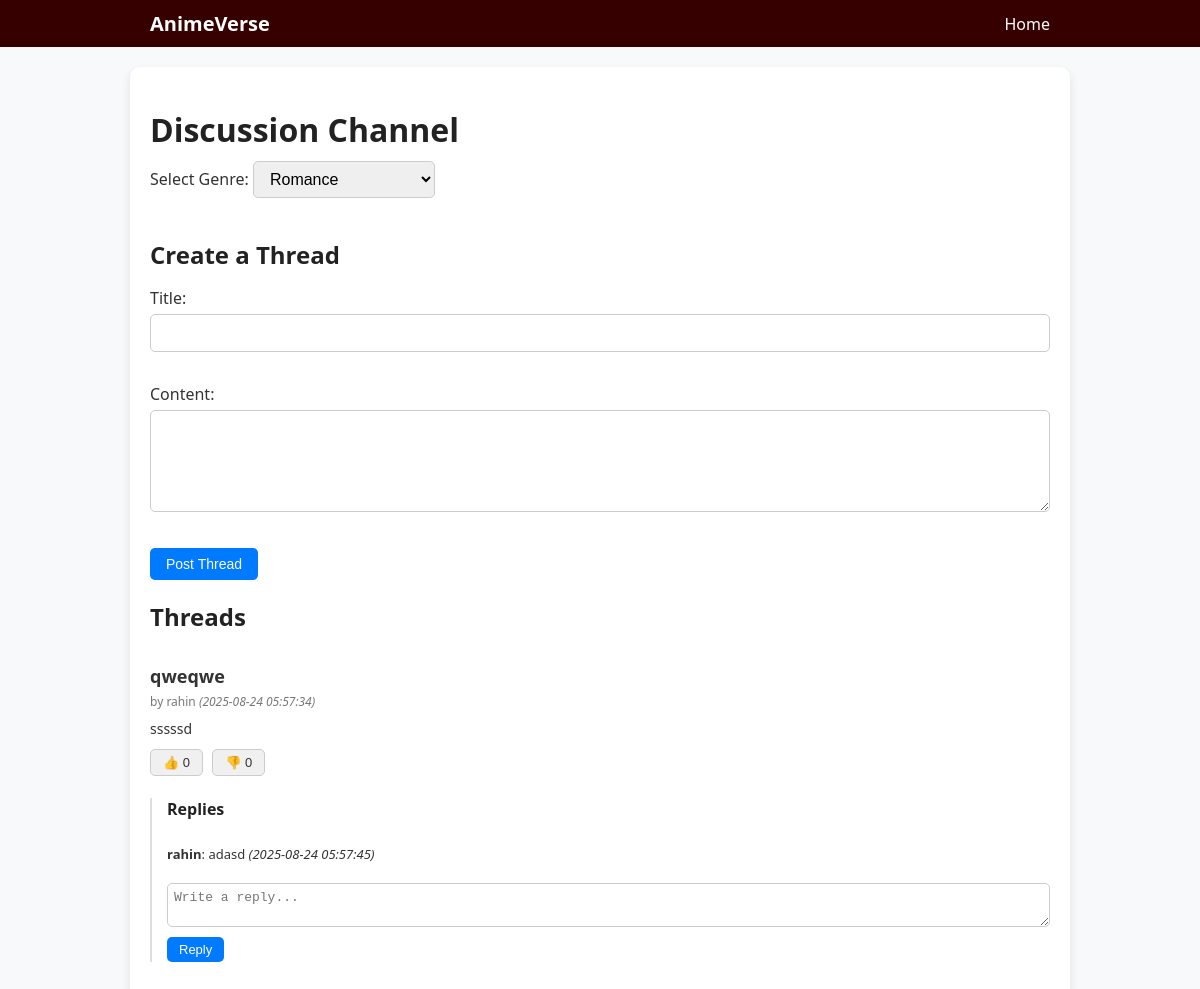
Screenshot of /controller/discussioncontroller.php?genre_id=2 (signed in) with the database file from the repository.
### tables this page shows
CREATE TABLE `genre_discussions` (
  `discussion_id` int(11) NOT NULL,
  `genre_id` int(11) DEFAULT NULL,
  `user_id` int(11) DEFAULT NULL,
  `title` varchar(150) DEFAULT NULL,
  `content` text DEFAULT NULL,
  `posted_at` timestamp NOT NULL DEFAULT current_timestamp()
);

CREATE TABLE `users` (
  `user_id` int(11) NOT NULL,
  `username` varchar(50) NOT NULL,
  `email` varchar(100) NOT NULL,
  `password_hash` varchar(255) NOT NULL,
  `profile_picture` varchar(255) DEFAULT NULL,
  `level` int(11) DEFAULT 1,
  `badge` varchar(100) DEFAULT NULL,
  `bio` text DEFAULT NULL,
  `created_at` timestamp NOT NULL DEFAULT current_timestamp(),
  `is_active` tinyint(1) DEFAULT 1
);

CREATE TABLE `thread_replies` (
  `reply_id` int(11) NOT NULL,
  `discussion_id` int(11) NOT NULL,
  `user_id` int(11) NOT NULL,
  `content` text NOT NULL,
  `replied_at` timestamp NOT NULL DEFAULT current_timestamp()
);

### controller/discussioncontroller.php (called while the page is built, shortened)
<?php
require_once __DIR__ . '/../db.php';
require_once __DIR__ . '/../model/genremodel.php';
require_once __DIR__ . '/../model/discussionmodel.php';
$genreModel = new GenreModel($pdo);
$discussionModel = new DiscussionModel($pdo);
$genres = $genreModel->getAllGenres();
$selected_genre = isset($_GET['genre_id']) ? intval($_GET['genre_id']) : 0;
$threads = [];
if ($selected_genre > 0) {
    $threads = $discussionModel->getThreadsByGenre($selected_genre);
}
require __DIR__ . '/../view/discussionview.php';

### model/genremodel.php (called while the page is built)
<?php
class GenreModel {
    private $pdo;
    public function __construct($pdo) {
        $this->pdo = $pdo;
    }
    public function getAllGenres() {
        $stmt = $this->pdo->query("SELECT * FROM genres ORDER BY name ASC");
        return $stmt->fetchAll(PDO::FETCH_ASSOC);
    }
}

### model/discussionmodel.php (called while the page is built, shortened)
<?php
class DiscussionModel {
    private $pdo;
    public function __construct($pdo) {
        $this->pdo = $pdo;
    }
    public function getThreadsByGenre($genre_id) {
        $stmt = $this->pdo->prepare("
            SELECT gd.*, u.username,
                   (SELECT COUNT(*) FROM thread_likes tl WHERE tl.discussion_id = gd.discussion_id AND is_like = 1) AS likes,
                   (SELECT COUNT(*) FROM thread_likes tl WHERE tl.discussion_id = gd.discussion_id AND is_like = 0) AS dislikes
            FROM genre_discussions gd
            JOIN users u ON gd.user_id = u.user_id
            WHERE gd.genre_id = ?
            ORDER BY gd.posted_at DESC
        ");
        $stmt->execute([$genre_id]);
        return $stmt->fetchAll(PDO::FETCH_ASSOC);
    }
    public function getReplies($discussion_id) {
        $stmt = $this->pdo->prepare("
            SELECT tr.*, u.username
            FROM thread_replies tr
            JOIN users u ON tr.user_id = u.user_id
            WHERE tr.discussion_id = ?
            ORDER BY tr.replied_at ASC
        ");
        $stmt->execute([$discussion_id]);
        return $stmt->fetchAll(PDO::FETCH_ASSOC);
    }
}

### view/discussionview.php (the view, shortened to what this page needs)
<!DOCTYPE html>
<html lang="en">
<head>
    <link rel="stylesheet" href="/animeverse/css/discussion.css">
</head>
<body>
<nav class="navbar">
    <div class="nav-container">
        <a class="nav-logo">AnimeVerse</a>
        <ul class="nav-links">
            <li><a href="/animeverse/controller/homecontroller.php">Home</a></li>
        </ul>
    </div>
</nav>
<div class="container">
    <h1>Discussion Channel</h1>
    <form method="get">
        <label for="genre">Select Genre:</label>
        <select name="genre_id" id="genre" onchange="this.form.submit()">
            <?php foreach ($genres as $genre): ?>
                <option value="<?= $genre['genre_id'] ?>"
                    <?= ($selected_genre == $genre['genre_id']) ? 'selected' : '' ?>>
                    <?= htmlspecialchars($genre['name']) ?>
                </option>
            <?php endforeach; ?>
        </select>
    </form>
    <?php if ($selected_genre > 0): ?>
        <h2>Create a Thread</h2>
        <form method="post">
            <p>
                <label for="title">Title:</label><br>
                <input type="text" name="title" id="title" required>
            </p>
            <p>
                <label for="content">Content:</label><br>
                <textarea name="content" id="content" rows="5" required></textarea>
            </p>
            <button type="submit">Post Thread</button>
        </form>
        <h2>Threads</h2>
        <?php if (!empty($threads)): ?>
            <ul class="thread-list">
                <?php foreach ($threads as $thread): ?>
                    <li class="thread-item">
                        <div class="thread-title"><?= htmlspecialchars($thread['title']) ?></div>
                        <div class="thread-meta">
                            by <?= htmlspecialchars($thread['username']) ?>
                            <em>(<?= $thread['posted_at'] ?>)</em>
                        </div>
                        <div class="thread-content"><?= nl2br(htmlspecialchars($thread['content'])) ?></div>
                        <form method="post" class="like-form">
                            <button type="submit" name="is_like" value="1">👍 <?= $thread['likes'] ?? 0 ?></button>
                            <button type="submit" name="is_like" value="0">👎 <?= $thread['dislikes'] ?? 0 ?></button>
                        </form>
                        <div class="replies">
                            <h4>Replies</h4>
                            <?php
                                $replies = $discussionModel->getReplies($thread['discussion_id']);
                                if (!empty($replies)):
                            ?>
                                <ul>
                                    <?php foreach ($replies as $reply): ?>
                                        <li>
                                            <strong><?= htmlspecialchars($reply['username']) ?></strong>:
                                            <?= nl2br(htmlspecialchars($reply['content'])) ?>
                                            <em>(<?= $reply['replied_at'] ?>)</em>
                                        </li>
                                    <?php endforeach; ?>
                                </ul>
                            <?php else: ?>
                                <p>No replies yet.</p>
                            <?php endif; ?>
                            <form method="post" class="reply-form">
                                <textarea name="reply_content" rows="2" placeholder="Write a reply..." required></textarea>
                                <button type="submit">Reply</button>
                            </form>
                        </div>
                    </li>
                <?php endforeach; ?>
            </ul>
        <?php else: ?>
            <p>No threads yet in this genre. Be the first to post!</p>
        <?php endif; ?>
    <?php endif; ?>
</div>
</body>
</html>

### css/discussion.css (style rules this page uses)
body { font-family: 'Segoe UI', Tahoma, Geneva, Verdana, sans-serif; background-color: #f8f9fa; margin: 0; padding: 0; color: #333; }
h1, h2, h4 { color: #222; margin-bottom: 10px; }
.container { max-width: 900px; margin: 20px auto; padding: 20px; background-color: #fff; border-radius: 10px; box-shadow: 0 4px 10px rgba(0,0,0,0.1); }
form select { padding: 8px 12px; border-radius: 5px; border: 1px solid #ccc; font-size: 16px; margin-bottom: 20px; }
form input[type="text"], form textarea { width: 100%; padding: 10px; margin: 5px 0 15px 0; border-radius: 5px; border: 1px solid #ccc; font-size: 14px; box-sizing: border-box; }
form button { background-color: #007bff; color: #fff; padding: 8px 16px; border: none; border-radius: 5px; cursor: pointer; font-size: 14px; }
ul.thread-list { list-style: none; padding: 0; }
ul.thread-list li { border-bottom: 1px solid #e0e0e0; padding: 15px 0; }
ul.thread-list li:last-child { border-bottom: none; }
.thread-item { margin-bottom: 20px; }
.thread-title { font-weight: bold; font-size: 18px; margin-bottom: 5px; }
.thread-meta { font-size: 12px; color: #777; margin-bottom: 8px; }
.thread-content { font-size: 14px; line-height: 1.5; margin-bottom: 10px; }
.like-form button { background-color: #f0f0f0; color: #333; padding: 5px 12px; border-radius: 5px; border: 1px solid #ccc; margin-right: 5px; cursor: pointer; font-size: 13px; }
.replies { margin-top: 10px; padding-left: 15px; border-left: 2px solid #ddd; }
.replies ul { list-style: none; padding: 0; }
.replies li { padding: 5px 0; font-size: 13px; }
.reply-form textarea { width: 100%; padding: 6px; font-size: 13px; margin-bottom: 5px; border-radius: 5px; border: 1px solid #ccc; }
.reply-form button { padding: 5px 12px; font-size: 13px; }
.navbar { background-color: rgba(55, 0, 0, 1);; padding: 10px 20px; }
.nav-container { display: flex; justify-content: space-between; align-items: center; max-width: 900px; margin: 0 auto; }
.nav-logo { color: #fff; font-weight: bold; text-decoration: none; font-size: 20px; }
.nav-links { list-style: none; margin: 0; padding: 0; display: flex; }
.nav-links li { margin-left: 15px; }
.nav-links a { color: #fff; text-decoration: none; font-weight: 500; }

### rows the page displays
genre_discussions: title "qweqwe", user.username "rahin", posted_at "2025-08-24 05:57:34", content "sssssd", likes "0", dislikes "0"
thread_replies: user.username "rahin", content "adasd", replied_at "2025-08-24 05:57:45"

### other values shown
form field genre_id "Romance"
